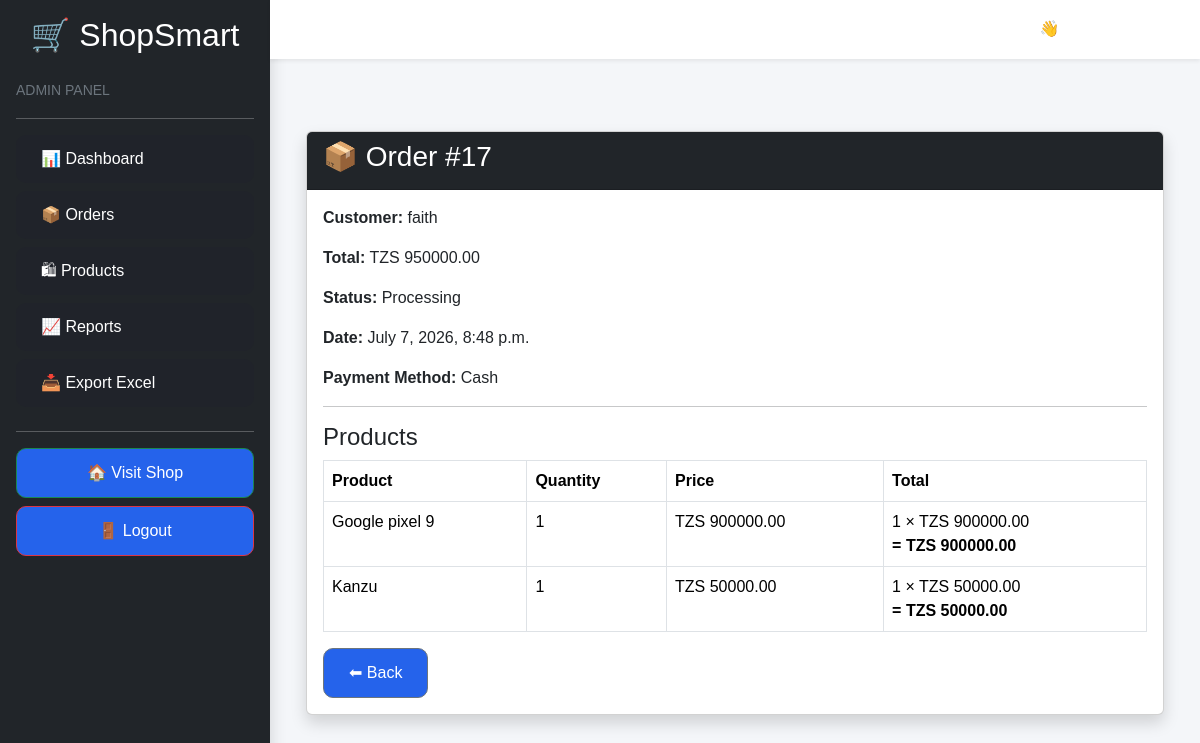
Before: /order-details/17/ (signed in) with the older database file.
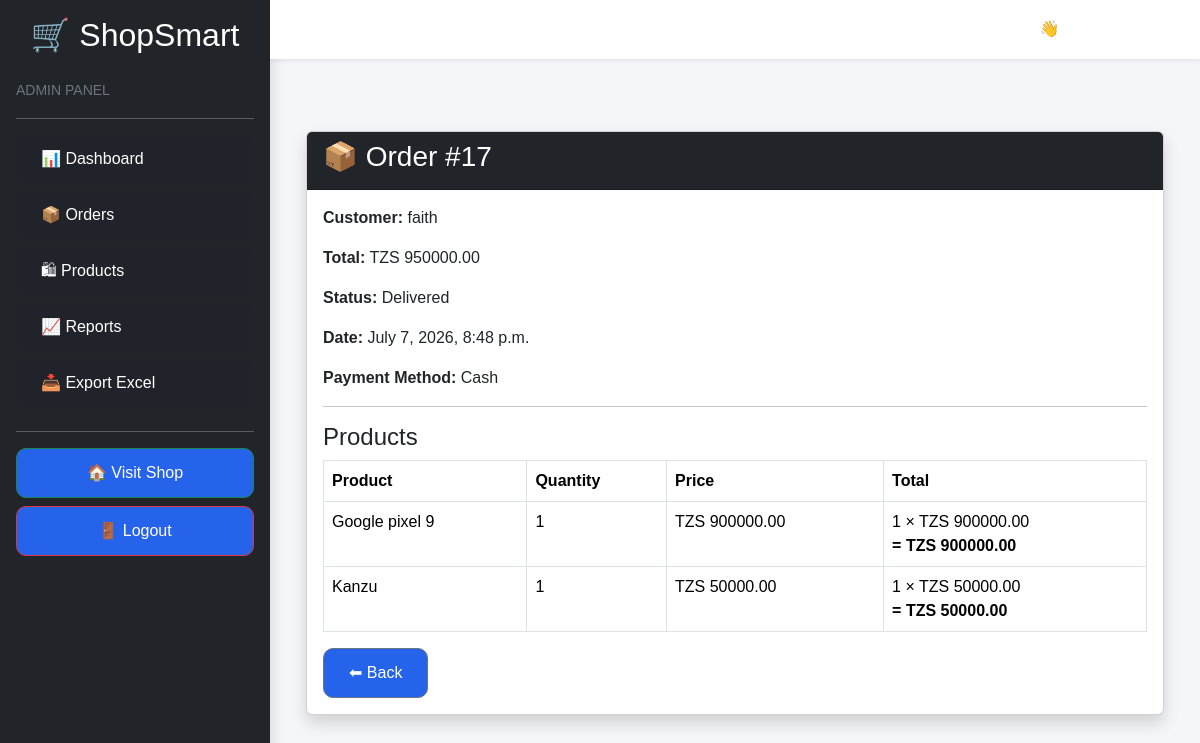
After: the same page with the newer database file.
### orders/models.py (models this page shows, shortened)
class Order(models.Model):
    STATUS_CHOICES = (
        ('Pending', 'Pending'),
        ('Approved', 'Approved'),
        ('Processing', 'Processing'),
        ('Out for Delivery', 'Out for Delivery'),
        ('Delivered', 'Delivered'),
    )
    customer = models.ForeignKey(
        User,
        on_delete=models.CASCADE
    )
    total_amount = models.DecimalField(
        max_digits=12,
        decimal_places=2
    )
    status = models.CharField(
        max_length=30,
        choices=STATUS_CHOICES,
        default='Pending'
    )
    created_at = models.DateTimeField(
        auto_now_add=True
    )

### dashboard/views.py (the view)
@login_required
@user_passes_test(admin_required)
def order_details(request, order_id):
    order = get_object_or_404(
        Order,
        id=order_id
    )
    items = OrderItem.objects.filter(
        order=order
    )
    payment = Payment.objects.filter(
        order=order
    ).first()
    return render(
        request,
        'dashboard/order_details.html',
        {
            'order': order,
            'items': items,
            'payment': payment,
        }
    )

### dashboard/views.py (called while the page is built)
def admin_required(user):
    return user.is_superuser

### orders/models.py (called while the page is built)
    @property
    def subtotal(self):
        return self.quantity * self.price

### templates/dashboard/order_details.html
{% extends 'admin_base.html' %}
{% block content %}
<div class="container mt-5">
<div class="card shadow">
<div class="card-header bg-dark text-white">
<h3>📦 Order #{{ order.id }}</h3>
</div>
<div class="card-body">
<p><strong>Customer:</strong> {{ order.customer.username }}</p>
<p><strong>Total:</strong> TZS {{ order.total_amount }}</p>
<p><strong>Status:</strong> {{ order.status }}</p>
<p><strong>Date:</strong> {{ order.created_at }}</p>
{% if payment %}
<p><strong>Payment Method:</strong> {{ payment.method }}</p>
{% endif %}
<hr>
<h4>Products</h4>
<table class="table table-bordered">
<thead>
<tr>
<th>Product</th>
<th>Quantity</th>
<th>Price</th>
<th>Total</th>
</tr>
</thead>
<tbody>
{% for item in items %}
<tr>
<td>{{ item.product.name }}</td>
<td>{{ item.quantity }}</td>
<td>TZS {{ item.price }}</td>
<td>
    {{ item.quantity }} × TZS {{ item.price }}
    <br>
    <strong>= TZS {{ item.subtotal }}</strong>
</td>
</tr>
{% endfor %}
</tbody>
</table>
<a href="{% url 'manage_orders' %}"
class="btn btn-secondary">
⬅ Back
</a>
</div>
</div>
</div>
{% endblock %}

Changed rows visible on the page:
changed Order "faith": status "Processing" → "Delivered"
